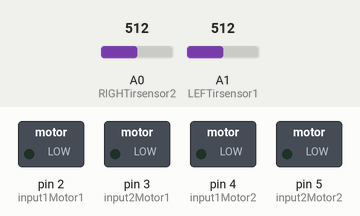
Bench run of a sketch on a simulated Arduino Uno, built with avr-gcc and run on an emulated ATmega328P. On the bench: switched loads named in the sketch (green lamp = pin HIGH). The test bench sets the inputs (shaded band); at power-on: A0 (RIGHTirsensor2) = 512, A1 (LEFTirsensor1) = 512.

Above: at 1.2 s.
1.3 s: A0 (RIGHTirsensor2) set to 482
At 2.2 s:
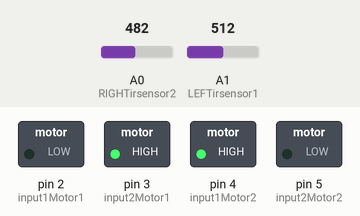
2.8 s: A1 (LEFTirsensor1) set to 490
At 3.3 s:
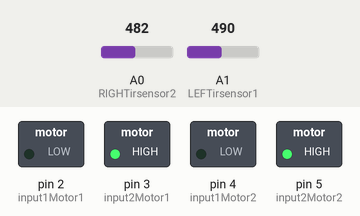
4.3 s: A0 (RIGHTirsensor2) set to 510
At 5.5 s:
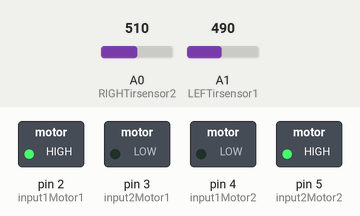
5.8 s: A0 (RIGHTirsensor2) set to 490
At 6.8 s:
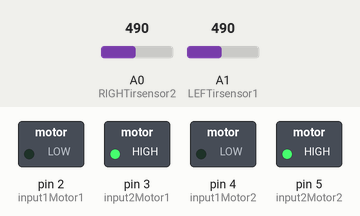
7.3 s: A0 (RIGHTirsensor2) set to 511
At 7.9 s:
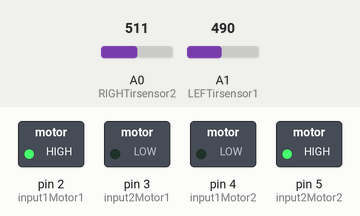
Timing chart, 0 to 9.8 s (numbered marks = the images above; inputs shaded):
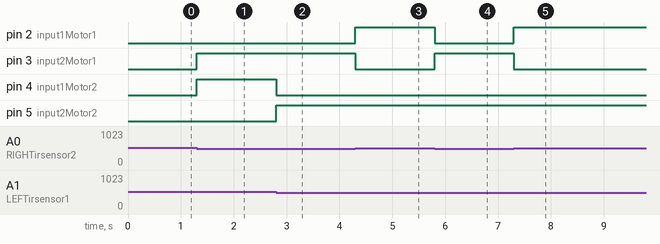

Measured:
- the behaviour switches between 500 and 499 on A0 (RIGHTirsensor2) (found by bisection; images 0 and 1)
- the behaviour switches between 500 and 499 on A1 (LEFTirsensor1) (found by bisection; images 1 and 2)
- after the input at 1.3 s, pin 3 (input2Motor1), pin 4 (input1Motor2): LOW → HIGH at once
- after the input at 2.8 s, pin 4 (input1Motor2): HIGH → LOW at once; pin 5 (input2Motor2): LOW → HIGH at once
- after the input at 4.3 s, pin 2 (input1Motor1): LOW → HIGH at once; pin 3 (input2Motor1): HIGH → LOW at once
- after the input at 5.8 s, pin 2 (input1Motor1): HIGH → LOW at once; pin 3 (input2Motor1): LOW → HIGH at once
- after the input at 7.3 s, pin 2 (input1Motor1): LOW → HIGH at once; pin 3 (input2Motor1): HIGH → LOW at once

The sketch:

Ardunio_Line_Tracing_Car_IR_Sensor_v1.ino
```cpp
int input1Motor1 = 2;
int input2Motor1 = 3;
int input1Motor2 = 4;
int input2Motor2 = 5;
int LEFTirsensor1 =A1;
int RIGHTirsensor2 = A0;
int threshold = 500;


void setup() {
  // put your setup code here, to run once:
 Serial.begin(9600);

 pinMode(2,OUTPUT);
 pinMode(3,OUTPUT);
 pinMode(4,OUTPUT);
 pinMode(5,OUTPUT);


}

void loop() {
  // put your main code here, to run repeatedly:
  int sensor1pinvalue = analogRead(LEFTirsensor1);
  int sensor2pinvalue = analogRead(RIGHTirsensor2);

 if( sensor1pinvalue > threshold && sensor2pinvalue > threshold ){
 stopMotors();
 }

 else if( sensor1pinvalue > threshold && sensor2pinvalue < threshold ){
  leftTurn();
 }

 else if(sensor1pinvalue < threshold && sensor2pinvalue < threshold){
  moveForward();
 }

 else if(sensor1pinvalue < threshold && sensor2pinvalue > threshold){
  rightTurn();
 }
}

 void stopMotors(){
  digitalWrite(input1Motor1,LOW);
  digitalWrite(input2Motor1,LOW);
  digitalWrite(input1Motor2,LOW);
  digitalWrite(input2Motor2,LOW);
}

void leftTurn(){
  digitalWrite(input1Motor1,LOW);
  digitalWrite(input2Motor1,HIGH);
  digitalWrite(input1Motor2,HIGH);
  digitalWrite(input2Motor2,LOW);
}

void rightTurn(){
  digitalWrite(input1Motor1,HIGH);
  digitalWrite(input2Motor1,LOW);
  digitalWrite(input1Motor2,LOW);
  digitalWrite(input2Motor2,HIGH);
}

void moveForward(){
  digitalWrite(input1Motor1,LOW);
  digitalWrite(input2Motor1,HIGH);
  digitalWrite(input1Motor2,LOW);
  digitalWrite(input2Motor2,HIGH);
}
```

Ardunio_Night_Lamp_Code.ino
```cpp

```
